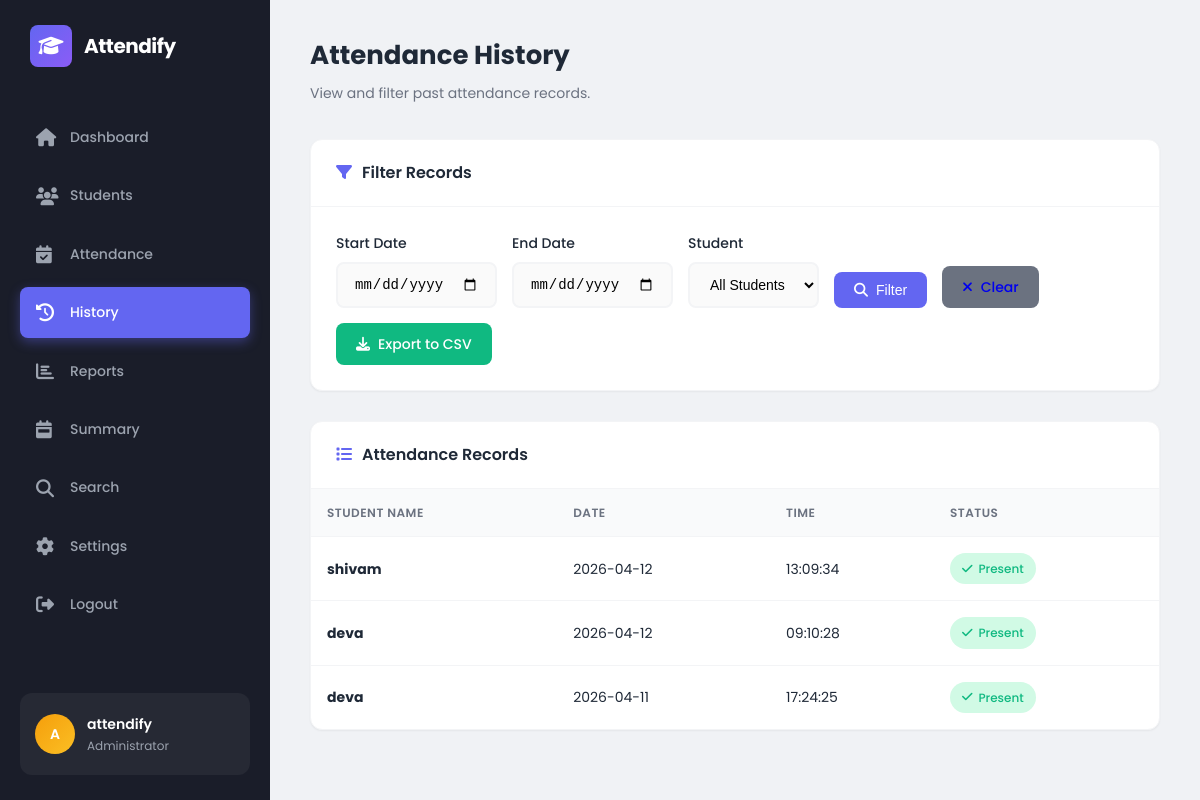
Screenshot of /history (signed in) with the database file from the repository.
### tables this page shows
CREATE TABLE attendance (
    id INTEGER PRIMARY KEY AUTOINCREMENT,
    student_id INTEGER,
    date TEXT,
    time TEXT
);

CREATE TABLE students (
    id INTEGER PRIMARY KEY AUTOINCREMENT,
    name TEXT,
    email TEXT,
    face_encoding BLOB
);

### app.py (the view)
@app.route("/history", methods=["GET", "POST"])
def history():
    if "user_id" not in session:
        return redirect("/")
    start_date = request.args.get("start_date", "")
    end_date = request.args.get("end_date", "")
    student_filter = request.args.get("student_id", "")
    conn = sqlite3.connect("attendance.db", timeout=10)
    cursor = conn.cursor()
    query = """
        SELECT students.name, attendance.date, attendance.time, students.id
        FROM attendance
        JOIN students ON students.id = attendance.student_id
        WHERE 1=1
    """
    params = []
    if start_date:
        query += " AND attendance.date >= ?"
        params.append(start_date)
    if end_date:
        query += " AND attendance.date <= ?"
        params.append(end_date)
    if student_filter:
        query += " AND students.id = ?"
        params.append(student_filter)
    query += " ORDER BY attendance.id DESC"
    cursor.execute(query, params)
    records = cursor.fetchall()
    cursor.execute("SELECT id, name FROM students ORDER BY name")
    students = cursor.fetchall()
    conn.close()
    return render_template("history.html", records=records, students=students,
                         start_date=start_date, end_date=end_date, student_filter=student_filter)

### templates/history.html (shortened to what this page needs)
<!DOCTYPE html>
<html lang="en">
<head>
    <link rel="stylesheet" href="{{ url_for('static', filename='css/style.css') }}">
    <link rel="stylesheet" href="https://cdnjs.cloudflare.com/ajax/libs/font-awesome/6.4.0/css/all.min.css">
</head>
<body>
<div class="app">
    <div class="sidebar">
        <div class="logo-area">
            <div class="icon"><i class="fas fa-graduation-cap"></i></div>
            <h1>Attendify</h1>
        </div>
        <nav>
            <a href="/dashboard">
                <i class="fas fa-home icon"></i>
                <span>Dashboard</span>
            </a>
            <a href="/students">
                <i class="fas fa-users icon"></i>
                <span>Students</span>
            </a>
            <a href="/attendance">
                <i class="fas fa-calendar-check icon"></i>
                <span>Attendance</span>
            </a>
            <a href="/history" class="active">
                <i class="fas fa-history icon"></i>
                <span>History</span>
            </a>
            <a href="/reports">
                <i class="fas fa-chart-bar icon"></i>
                <span>Reports</span>
            </a>
            <a href="/summary">
                <i class="fas fa-calendar-week icon"></i>
                <span>Summary</span>
            </a>
            <a href="/search">
                <i class="fas fa-search icon"></i>
                <span>Search</span>
            </a>
            <a href="/settings">
                <i class="fas fa-cog icon"></i>
                <span>Settings</span>
            </a>
            <a href="/logout">
                <i class="fas fa-sign-out-alt icon"></i>
                <span>Logout</span>
            </a>
        </nav>
        <div class="user-info">
            <div class="avatar">{{ session.get('user_name', 'U')[0].upper() }}</div>
            <div class="details">
                <div class="name">{{ session.get('user_name', 'User') }}</div>
                <div class="role">Administrator</div>
            </div>
        </div>
    </div>
    <div class="main">
        <div class="page-header">
            <h2>Attendance History</h2>
            <p>View and filter past attendance records.</p>
        </div>
        <div class="content-card" style="margin-bottom: 30px;">
            <div class="card-header">
                <h3><i class="fas fa-filter" style="color: var(--primary); margin-right: 10px;"></i>Filter Records</h3>
            </div>
            <div class="card-body">
                <form method="GET" style="display: flex; gap: 15px; flex-wrap: wrap; align-items: flex-end;">
                    <div class="form-group" style="margin-bottom: 0;">
                        <label>Start Date</label>
                        <input type="date" name="start_date" value="{{ start_date }}">
                    </div>
                    <div class="form-group" style="margin-bottom: 0;">
                        <label>End Date</label>
                        <input type="date" name="end_date" value="{{ end_date }}">
                    </div>
                    <div class="form-group" style="margin-bottom: 0;">
                        <label>Student</label>
                        <select name="student_id">
                            <option value="">All Students</option>
                        </select>
                    </div>
                    <button type="submit" class="btn btn-primary">
                        <i class="fas fa-search"></i> Filter
                    </button>
                    <a href="/history" class="btn" style="background: var(--muted);">
                        <i class="fas fa-times"></i> Clear
                    </a>
                </form>
                <div style="margin-top: 15px;">
                    <a href="/export" class="btn btn-success">
                        <i class="fas fa-download"></i> Export to CSV
                    </a>
                </div>
            </div>
        </div>
        <div class="content-card">
            <div class="card-header">
                <h3><i class="fas fa-list" style="color: var(--primary); margin-right: 10px;"></i>Attendance Records</h3>
            </div>
            {% if records %}
            <div class="table-container">
                <table>
                    <thead>
                        <tr>
                            <th>Student Name</th>
                            <th>Date</th>
                            <th>Time</th>
                            <th>Status</th>
                        </tr>
                    </thead>
                    <tbody>
                        {% for r in records %}
                        <tr>
                            <td><strong>{{ r[0] }}</strong></td>
                            <td>{{ r[1] }}</td>
                            <td>{{ r[2] }}</td>
                            <td>
                                <span class="status-badge present">
                                    <i class="fas fa-check"></i> Present
                                </span>
                            </td>
                        </tr>
                        {% endfor %}
                    </tbody>
                </table>
            </div>
            {% else %}
            <div class="empty-state">
                <div class="icon"><i class="fas fa-clipboard-list"></i></div>
                <h3>No Records Found</h3>
                <p>Start marking attendance to see history here.</p>
            </div>
            {% endif %}
        </div>
    </div>
</div>
</body>
</html>

### static/css/style.css (style rules this page uses)
:root { --bg-main: #f0f2f5; --bg-sidebar: #1a1d29; --card-bg: #ffffff; --primary: #6366f1; --primary-hover: #4f46e5; --primary-light: #e0e7ff; --dark: #1f2937; --dark-secondary: #374151; --muted: #6b7280; --border: #e5e7eb; --border-light: #f3f4f6; --success: #10b981; --success-light: #d1fae5; --danger: #ef4444; --danger-light: #fee2e2; --warning: #f59e0b; --warning-light: #fef3c7; --shadow-sm: 0 1px 2px rgba(0,0,0,0.05); --shadow-md: 0 4px 6px rgba(0,0,0,0.07); --shadow-lg: 0 10px 25px rgba(0,0,0,0.1); --radius-sm: 8px; --radius-md: 12px; --radius-lg: 16px; }
* { margin: 0; padding: 0; box-sizing: border-box; }
body { font-family: 'Poppins', sans-serif; background: var(--bg-main); color: var(--dark); line-height: 1.6; }
.app { display: flex; min-height: 100vh; }
.sidebar { width: 270px; background: var(--bg-sidebar); color: white; padding: 25px 20px; display: flex; flex-direction: column; position: fixed; height: 100vh; }
.sidebar .logo-area { display: flex; align-items: center; gap: 12px; margin-bottom: 45px; padding: 0 10px; }
.sidebar .logo-area .icon { width: 42px; height: 42px; background: linear-gradient(135deg, var(--primary), #8b5cf6); border-radius: var(--radius-sm); display: flex; align-items: center; justify-content: center; font-size: 20px; }
.sidebar .logo-area h1 { font-size: 20px; font-weight: 700; letter-spacing: -0.5px; }
.sidebar nav { flex: 1; }
.sidebar nav a { display: flex; align-items: center; gap: 12px; color: #9ca3af; text-decoration: none; padding: 14px 16px; border-radius: var(--radius-sm); margin-bottom: 8px; font-size: 14px; font-weight: 500; transition: all 0.2s ease; }
.sidebar nav a .icon { font-size: 18px; width: 22px; }
.sidebar nav a.active { background: var(--primary); color: white; box-shadow: 0 4px 12px rgba(99, 102, 241, 0.4); }
.sidebar .user-info { padding: 20px 15px; background: rgba(255,255,255,0.05); border-radius: var(--radius-md); display: flex; align-items: center; gap: 12px; }
.sidebar .user-info .avatar { width: 40px; height: 40px; background: linear-gradient(135deg, #f59e0b, #fbbf24); border-radius: 50%; display: flex; align-items: center; justify-content: center; font-weight: 600; font-size: 14px; }
.sidebar .user-info .details .name { font-size: 14px; font-weight: 600; color: white; }
.sidebar .user-info .details .role { font-size: 12px; color: #9ca3af; }
.main { flex: 1; margin-left: 270px; padding: 35px 40px; background: var(--bg-main); min-height: 100vh; }
.page-header { margin-bottom: 35px; }
.page-header h2 { font-size: 26px; font-weight: 700; color: var(--dark); margin-bottom: 5px; }
.page-header p { color: var(--muted); font-size: 14px; }
.content-card { background: var(--card-bg); border-radius: var(--radius-md); box-shadow: var(--shadow-sm); border: 1px solid var(--border-light); overflow: hidden; }
.card-header { padding: 20px 25px; border-bottom: 1px solid var(--border-light); display: flex; justify-content: space-between; align-items: center; }
.card-header h3 { font-size: 16px; font-weight: 600; color: var(--dark); }
.card-body { padding: 25px; }
.btn { display: inline-flex; align-items: center; gap: 8px; padding: 10px 20px; border-radius: var(--radius-sm); font-size: 14px; font-weight: 500; cursor: pointer; transition: all 0.2s ease; text-decoration: none; border: none; }
.btn-primary { background: var(--primary); color: white; }
.btn-success { background: var(--success); color: white; }
.table-container { overflow-x: auto; }
table { width: 100%; border-collapse: collapse; }
thead { background: #f9fafb; }
th { text-align: left; padding: 14px 16px; font-size: 12px; font-weight: 600; color: var(--muted); text-transform: uppercase; letter-spacing: 0.5px; }
td { padding: 16px; border-top: 1px solid var(--border-light); font-size: 14px; }
tbody tr { transition: background 0.2s ease; }
.status-badge { display: inline-flex; align-items: center; gap: 6px; padding: 6px 12px; border-radius: 20px; font-size: 12px; font-weight: 500; }
.status-badge.present { background: var(--success-light); color: var(--success); }
.form-group { margin-bottom: 20px; }
.form-group label { display: block; font-size: 14px; font-weight: 500; color: var(--dark); margin-bottom: 8px; }
.form-group input, .form-group select { width: 100%; padding: 12px 16px; border-radius: var(--radius-sm); border: 2px solid var(--border-light); font-size: 14px; transition: all 0.3s ease; background: #fafafa; }

### rows the page displays
attendance: name "shivam", date "2026-04-12", time "13:09:34"
attendance: name "deva", date "2026-04-12", time "09:10:28"
attendance: name "deva", date "2026-04-11", time "17:24:25"

### other values shown
{{ session.get('user_name', 'U')[0].upper() }} "A"
{{ session.get('user_name', 'User') }} "attendify"
